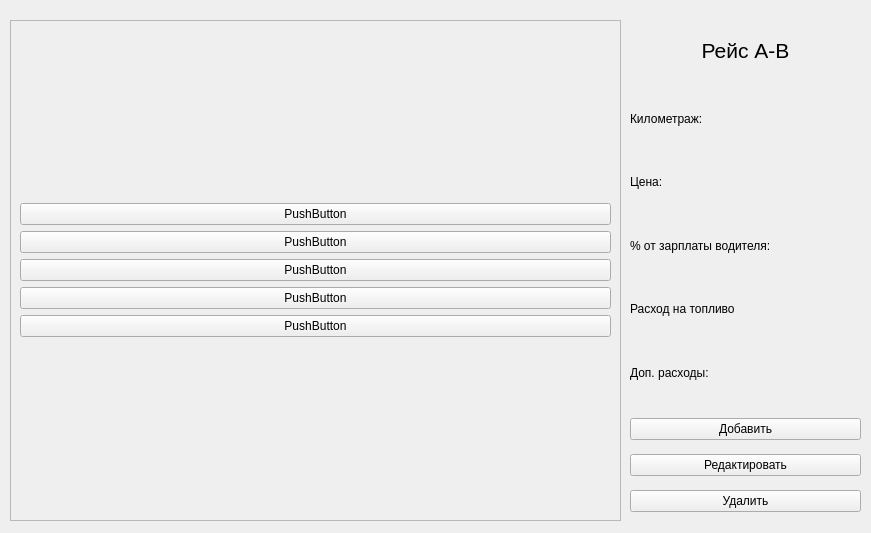
<?xml version="1.0" encoding="UTF-8"?>
<ui version="4.0">
 <class>MainWindow</class>
 <widget class="QMainWindow" name="MainWindow">
  <property name="geometry">
   <rect>
    <x>0</x>
    <y>0</y>
    <width>871</width>
    <height>533</height>
   </rect>
  </property>
  <property name="windowTitle">
   <string>MainWindow</string>
  </property>
  <widget class="QWidget" name="centralwidget">
   <widget class="QLabel" name="tripName">
    <property name="geometry">
     <rect>
      <x>630</x>
      <y>20</y>
      <width>231</width>
      <height>61</height>
     </rect>
    </property>
    <property name="font">
     <font>
      <pointsize>16</pointsize>
     </font>
    </property>
    <property name="text">
     <string>Рейс A-B</string>
    </property>
    <property name="alignment">
     <set>Qt::AlignCenter</set>
    </property>
   </widget>
   <widget class="QWidget" name="verticalLayoutWidget">
    <property name="geometry">
     <rect>
      <x>630</x>
      <y>90</y>
      <width>231</width>
      <height>311</height>
     </rect>
    </property>
    <layout class="QVBoxLayout" name="verticalLayout">
     <item>
      <widget class="QLabel" name="mileage">
       <property name="text">
        <string>Километраж: </string>
       </property>
      </widget>
     </item>
     <item>
      <widget class="QLabel" name="price">
       <property name="text">
        <string>Цена:</string>
       </property>
      </widget>
     </item>
     <item>
      <widget class="QLabel" name="driversSalary">
       <property name="text">
        <string>% от зарплаты водителя:</string>
       </property>
      </widget>
     </item>
     <item>
      <widget class="QLabel" name="fuelConsumption">
       <property name="text">
        <string>Расход на топливо</string>
       </property>
      </widget>
     </item>
     <item>
      <widget class="QLabel" name="additionalExpenses">
       <property name="text">
        <string>Доп. расходы:</string>
       </property>
      </widget>
     </item>
    </layout>
   </widget>
   <widget class="QWidget" name="verticalLayoutWidget_2">
    <property name="geometry">
     <rect>
      <x>630</x>
      <y>410</y>
      <width>231</width>
      <height>111</height>
     </rect>
    </property>
    <layout class="QVBoxLayout" name="verticalLayout_2">
     <item>
      <widget class="QPushButton" name="addNote">
       <property name="text">
        <string>Добавить</string>
       </property>
      </widget>
     </item>
     <item>
      <widget class="QPushButton" name="editNote">
       <property name="text">
        <string>Редактировать</string>
       </property>
      </widget>
     </item>
     <item>
      <widget class="QPushButton" name="deleteNote">
       <property name="enabled">
        <bool>true</bool>
       </property>
       <property name="text">
        <string>Удалить</string>
       </property>
      </widget>
     </item>
    </layout>
   </widget>
   <widget class="QScrollArea" name="scrollWidgetArea">
    <property name="geometry">
     <rect>
      <x>10</x>
      <y>20</y>
      <width>611</width>
      <height>501</height>
     </rect>
    </property>
    <property name="widgetResizable">
     <bool>true</bool>
    </property>
    <widget class="QWidget" name="scrollAreaWidgetContents">
     <property name="geometry">
      <rect>
       <x>0</x>
       <y>0</y>
       <width>609</width>
       <height>499</height>
      </rect>
     </property>
     <layout class="QVBoxLayout" name="verticalLayout_4">
      <property name="leftMargin">
       <number>9</number>
      </property>
      <property name="topMargin">
       <number>9</number>
      </property>
      <property name="rightMargin">
       <number>9</number>
      </property>
      <property name="bottomMargin">
       <number>9</number>
      </property>
      <item>
       <layout class="QVBoxLayout" name="flightLayout">
        <item>
         <widget class="QPushButton" name="pushButton">
          <property name="text">
           <string>PushButton</string>
          </property>
         </widget>
        </item>
        <item>
         <widget class="QPushButton" name="pushButton_4">
          <property name="text">
           <string>PushButton</string>
          </property>
         </widget>
        </item>
        <item>
         <widget class="QPushButton" name="pushButton_5">
          <property name="text">
           <string>PushButton</string>
          </property>
         </widget>
        </item>
        <item>
         <widget class="QPushButton" name="pushButton_3">
          <property name="text">
           <string>PushButton</string>
          </property>
         </widget>
        </item>
        <item>
         <widget class="QPushButton" name="pushButton_2">
          <property name="text">
           <string>PushButton</string>
          </property>
         </widget>
        </item>
       </layout>
      </item>
     </layout>
    </widget>
   </widget>
  </widget>
 </widget>
 <resources/>
 <connections/>
</ui>
